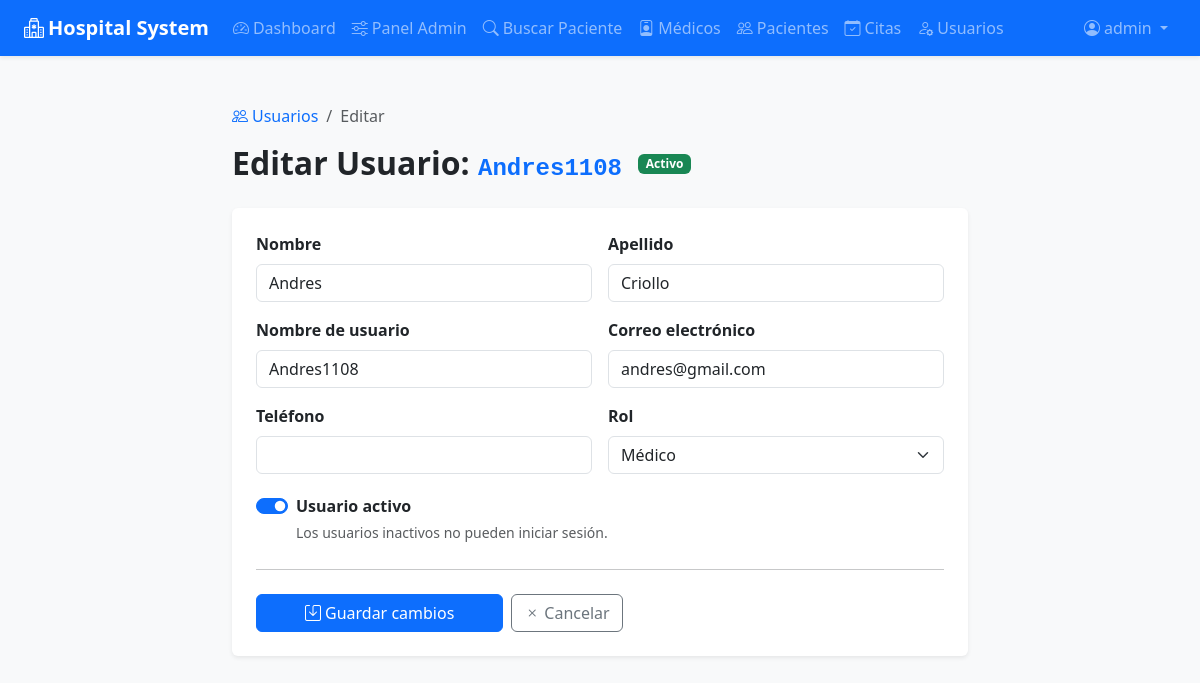
Page /users/3/edit/ (signed in) on the committed database.
### users/models.py (models this page shows, shortened)
class CustomUser(AbstractUser):
    ADMIN = 'ADMIN'
    MEDICO = 'MEDICO'
    PACIENTE = 'PACIENTE'
    ROLE_CHOICES = [
        (ADMIN, 'Administrador'),
        (MEDICO, 'Médico'),
        (PACIENTE, 'Paciente'),
    ]
    role = models.CharField(max_length=10, choices=ROLE_CHOICES, default=PACIENTE)
    phone = models.CharField(max_length=15, blank=True, null=True)
    photo = models.ImageField(upload_to='users/', blank=True, null=True)
    created_at = models.DateTimeField(auto_now_add=True)
    @property
    def is_admin(self):
        return self.role == self.ADMIN or self.is_superuser

### users/views.py (the view, shortened to what this page needs)
# urls.py: path('<int:pk>/edit/', UserUpdateView.as_view(), name='user_update'),
class UserUpdateView(AdminRequiredMixin, View):
    template_name = 'users/user_form.html'
    def _get_user(self, pk):
        return get_object_or_404(get_user_model(), pk=pk)
    def get(self, request, pk):
        target_user = self._get_user(pk)
        form = AdminUserForm(instance=target_user)
        return render(request, self.template_name, {'form': form, 'target_user': target_user})

### users/forms.py (shortened to what this page needs)
class AdminUserForm(forms.ModelForm):
    class Meta:
        model = User
        fields = ['first_name', 'last_name', 'email', 'username', 'phone', 'role', 'is_active']
        widgets = {
            'first_name': forms.TextInput(attrs={'class': 'form-control'}),
            'last_name': forms.TextInput(attrs={'class': 'form-control'}),
            'email': forms.EmailInput(attrs={'class': 'form-control'}),
            'username': forms.TextInput(attrs={'class': 'form-control'}),
            'phone': forms.TextInput(attrs={'class': 'form-control'}),
            'role': forms.Select(attrs={'class': 'form-select'}),
            'is_active': forms.CheckboxInput(attrs={'class': 'form-check-input'}),
        }

### users/mixins.py (called while the page is built)
    def test_func(self):
        return self.request.user.is_admin

### templates/users/user_form.html (shortened to what this page needs)
{% extends "base.html" %}
{% block content %}
<div class="container py-5" style="max-width: 760px;">
  <nav aria-label="breadcrumb" class="mb-3">
    <ol class="breadcrumb">
      <li class="breadcrumb-item">
        <a href="{% url 'users:user_list' %}" class="text-decoration-none">
          <i class="bi bi-people me-1"></i>Usuarios
        </a>
      </li>
      <li class="breadcrumb-item active">Editar</li>
    </ol>
  </nav>
  <div class="d-flex align-items-center gap-3 mb-4">
    <h2 class="mb-0 fw-semibold">
      Editar Usuario:
      <code class="fs-4 text-primary">{{ target_user.username }}</code>
    </h2>
    {% if target_user.is_active %}
      <span class="badge bg-success">Activo</span>
    {% else %}
      <span class="badge bg-secondary">Inactivo</span>
    {% endif %}
  </div>
  <div class="card border-0 shadow-sm">
    <div class="card-body p-4">
      <form method="post" id="edit-form" novalidate>
        <div class="row g-3">
          <div class="col-sm-6">
            <label class="form-label fw-semibold" for="{{ form.first_name.id_for_label }}">Nombre</label>
            {{ form.first_name }}
          </div>
          <div class="col-sm-6">
            <label class="form-label fw-semibold" for="{{ form.last_name.id_for_label }}">Apellido</label>
            {{ form.last_name }}
          </div>
          <div class="col-sm-6">
            <label class="form-label fw-semibold" for="{{ form.username.id_for_label }}">Nombre de usuario</label>
            {{ form.username }}
          </div>
          <div class="col-sm-6">
            <label class="form-label fw-semibold" for="{{ form.email.id_for_label }}">Correo electrónico</label>
            {{ form.email }}
          </div>
          <div class="col-sm-6">
            <label class="form-label fw-semibold" for="{{ form.phone.id_for_label }}">Teléfono</label>
            {{ form.phone }}
          </div>
          <div class="col-sm-6">
            <label class="form-label fw-semibold" for="{{ form.role.id_for_label }}">Rol</label>
            {{ form.role }}
          </div>
          <div class="col-12">
            <div class="form-check form-switch pt-1">
              {{ form.is_active }}
              <label class="form-check-label fw-semibold" for="{{ form.is_active.id_for_label }}">
                Usuario activo
              </label>
              <div class="form-text text-muted">
                Los usuarios inactivos no pueden iniciar sesión.
              </div>
            </div>
          </div>
        </div>
        <hr class="my-4">
        <div class="d-flex gap-2">
          <button type="submit" class="btn btn-primary px-5" id="save-btn">
            <i class="bi bi-save me-1"></i>Guardar cambios
          </button>
          <a href="{% url 'users:user_list' %}" class="btn btn-outline-secondary">
            <i class="bi bi-x me-1"></i>Cancelar
          </a>
        </div>
      </form>
    </div>
  </div>
</div>
{% endblock %}

### templates/base.html (shortened to what this page needs)
<!DOCTYPE html>
<html lang="es">
<head>
    <link href="https://cdn.jsdelivr.net/npm/bootstrap@5.3.2/dist/css/bootstrap.min.css" rel="stylesheet">
    <link href="https://cdn.jsdelivr.net/npm/bootstrap-icons@1.11.3/font/bootstrap-icons.css" rel="stylesheet">
</head>
<body class="bg-light">
    {% block navbar %}
    {% if user.is_authenticated %}
    <nav class="navbar navbar-expand-lg navbar-dark bg-primary shadow-sm">
      <div class="container-fluid px-4">
        <a class="navbar-brand fw-bold" href="{% url 'dashboard:home' %}">
          <i class="bi bi-hospital me-1"></i>Hospital System
        </a>
        <div class="collapse navbar-collapse" id="navMain">
          <ul class="navbar-nav me-auto">
            {% if user.is_admin %}
            <li class="nav-item">
              <a class="nav-link{% if request.resolver_match.url_name == 'admin_dashboard' %} active{% endif %}"
                 href="{% url 'dashboard:admin_dashboard' %}">
                <i class="bi bi-speedometer2 me-1"></i>Dashboard
              </a>
            </li>
            <li class="nav-item">
              <a class="nav-link{% if request.resolver_match.url_name == 'admin_panel' %} active{% endif %}"
                 href="{% url 'dashboard:admin_panel' %}">
                <i class="bi bi-sliders me-1"></i>Panel Admin
              </a>
            </li>
            <li class="nav-item">
              <a class="nav-link{% if request.resolver_match.url_name == 'search_pacientes' %} active{% endif %}"
                 href="{% url 'dashboard:search_pacientes' %}">
                <i class="bi bi-search me-1"></i>Buscar Paciente
              </a>
            </li>
            <li class="nav-item">
              <a class="nav-link" href="{% url 'medical:doctor_list' %}">
                <i class="bi bi-person-badge me-1"></i>Médicos
              </a>
            </li>
            <li class="nav-item">
              <a class="nav-link" href="{% url 'medical:patient_list' %}">
                <i class="bi bi-people me-1"></i>Pacientes
              </a>
            </li>
            <li class="nav-item">
              <a class="nav-link" href="{% url 'appointments:cita_list' %}">
                <i class="bi bi-calendar-check me-1"></i>Citas
              </a>
            </li>
            <li class="nav-item">
              <a class="nav-link" href="{% url 'users:user_list' %}">
                <i class="bi bi-person-gear me-1"></i>Usuarios
              </a>
            </li>
            {% endif %}
          </ul>
          <ul class="navbar-nav">
            <li class="nav-item dropdown">
              <a class="nav-link dropdown-toggle" href="#" data-bs-toggle="dropdown">
                <i class="bi bi-person-circle me-1"></i>{{ user.get_full_name|default:user.username }}
              </a>
            </li>
          </ul>
        </div>
      </div>
    </nav>
    {% endif %}
    {% endblock %}
    {% block content %}{% endblock %}
</body>
</html>

### rows in the picture
CustomUser: get_full_name "admin"
CustomUser: username "Andres1108", first_name "Andres", last_name "Criollo", email "andres@gmail.com", role "Médico", is_active "☑"
